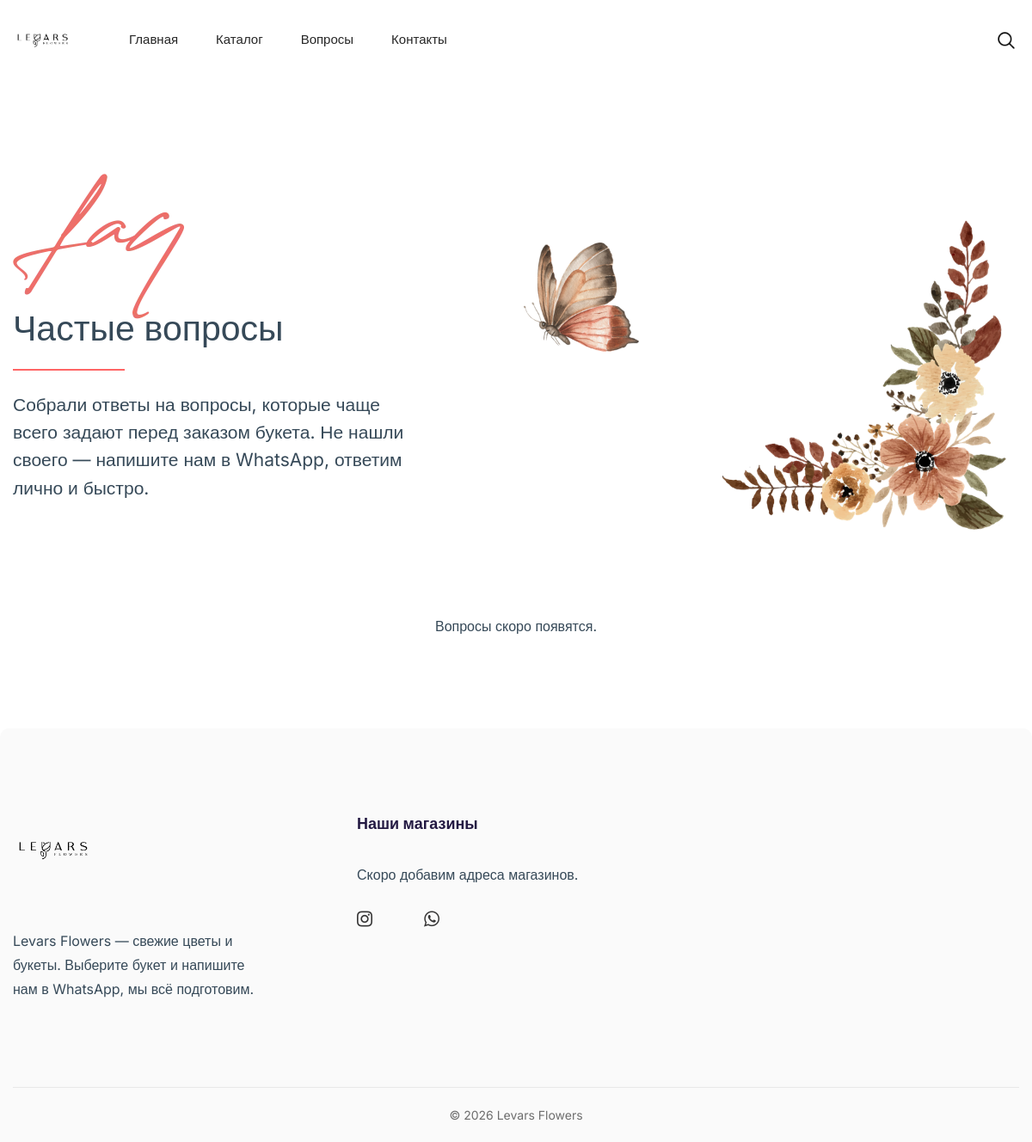
Page /faq/ on the earlier database version.
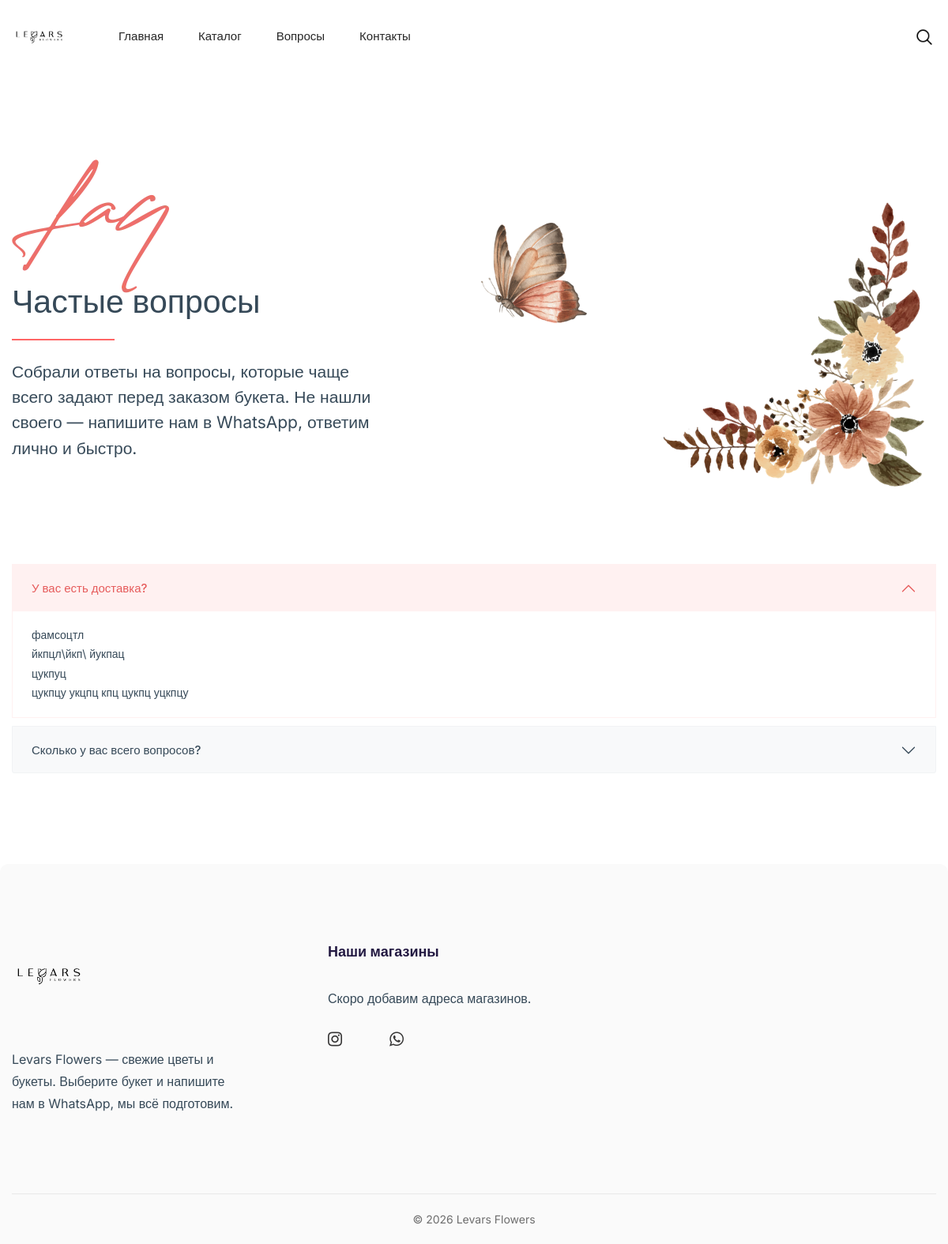
Same page on the later database version.
### shop/models.py (models this page shows, shortened)
class FAQ(models.Model):
    question = models.CharField('Вопрос', max_length=300)
    answer = models.TextField('Ответ')
    order = models.PositiveIntegerField('Порядок', default=0)
    is_active = models.BooleanField('Показывать', default=True)
    class Meta:
        ordering = ['order']
        verbose_name = 'Вопрос-ответ'
        verbose_name_plural = 'FAQ'

### shop/views.py (the view)
# urls.py: path('faq/', views.faq, name='faq'),
def faq(request):
    return render(request, 'shop/faq.html', {'faqs': FAQ.objects.filter(is_active=True)})

### shop/context_processors.py (called while the page is built)
def site_context(request):
    return {
        'site': SiteSettings.load(),
        'nav_categories': Category.objects.all(),
        'stores': Store.objects.filter(is_active=True),
    }

### shop/models.py (called while the page is built)
    @classmethod
    def load(cls):
        obj, _ = cls.objects.get_or_create(pk=1)
        return obj

### shop/templatetags/shop_tags.py (called while the page is built)
@register.simple_tag(takes_context=True)
def whatsapp_url(context, product=None):
    site = context.get('site')
    number = ''.join(ch for ch in (site.whatsapp if site else '') if ch.isdigit())
    if not number:
        return '#'
    if product is None:
        text = 'Здравствуйте! Хочу сделать заказ.'
    else:
        request = context.get('request')
        link = request.build_absolute_uri(product.get_absolute_url()) if request else ''
        price = f'{product.price} {site.currency}'.strip()
        text = f'Здравствуйте! Хочу заказать: {product.name} — {price}\n{link}'.strip()
    return f'https://wa.me/{number}?text={quote(text)}'

### shop/templates/shop/faq.html (shortened to what this page needs)
{% extends 'shop/base.html' %}
{% load static %}
{% block content %}
<section class="faq-area section-space">
    <div class="container">
        <div class="row flex-xl-row-reverse align-items-center">
            <div class="col-lg-6 col-xl-7">
                <div class="faq-thumb">
                    <img src="{% static 'assets/images/banners/faq_banner.png' %}" width="601" height="368" alt="Levars Flowers">
                </div>
            </div>
            <div class="col-lg-6 col-xl-5">
                <div class="faq-content">
                    <div class="faq-text-img"><img src="{% static 'assets/images/photos/faq.webp' %}" width="199" height="169" alt=""></div>
                    <h2 class="faq-title">Частые вопросы</h2>
                    <div class="faq-line"></div>
                    <p class="faq-desc">Собрали ответы на вопросы, которые чаще всего задают перед заказом букета. Не нашли своего — напишите нам в WhatsApp, ответим лично и быстро.</p>
                </div>
            </div>
        </div>
        <div class="row mt-8">
            <div class="col-12">
                <div class="accordion" id="FaqAccordion">
                    {% for item in faqs %}
                    <div class="accordion-item">
                        <h2 class="accordion-header" id="heading{{ forloop.counter }}">
                            <button class="accordion-button{% if not forloop.first %} collapsed{% endif %}" type="button" data-bs-toggle="collapse" data-bs-target="#collapse{{ forloop.counter }}" aria-expanded="{% if forloop.first %}true{% else %}false{% endif %}" aria-controls="collapse{{ forloop.counter }}">
                                {{ item.question }}
                            </button>
                        </h2>
                        <div id="collapse{{ forloop.counter }}" class="accordion-collapse collapse{% if forloop.first %} show{% endif %}" aria-labelledby="heading{{ forloop.counter }}" data-bs-parent="#FaqAccordion">
                            <div class="accordion-body">
                                <p>{{ item.answer|linebreaksbr }}</p>
                            </div>
                        </div>
                    </div>
                    {% empty %}
                    <p class="text-center">Вопросы скоро появятся.</p>
                    {% endfor %}
                </div>
            </div>
        </div>
    </div>
</section>
{% endblock %}

Differences in the rows shown:
added FAQ: question "У вас есть доставка?", answer "фамсоцтл йкпцл\\йкп\\ йукпац цукпуц цукпцу укцпц кпц цукпц уцкпцу"
added FAQ: question "Сколько у вас всего вопросов?"
Other differences:
text no longer shown: "Вопросы скоро появятся."
